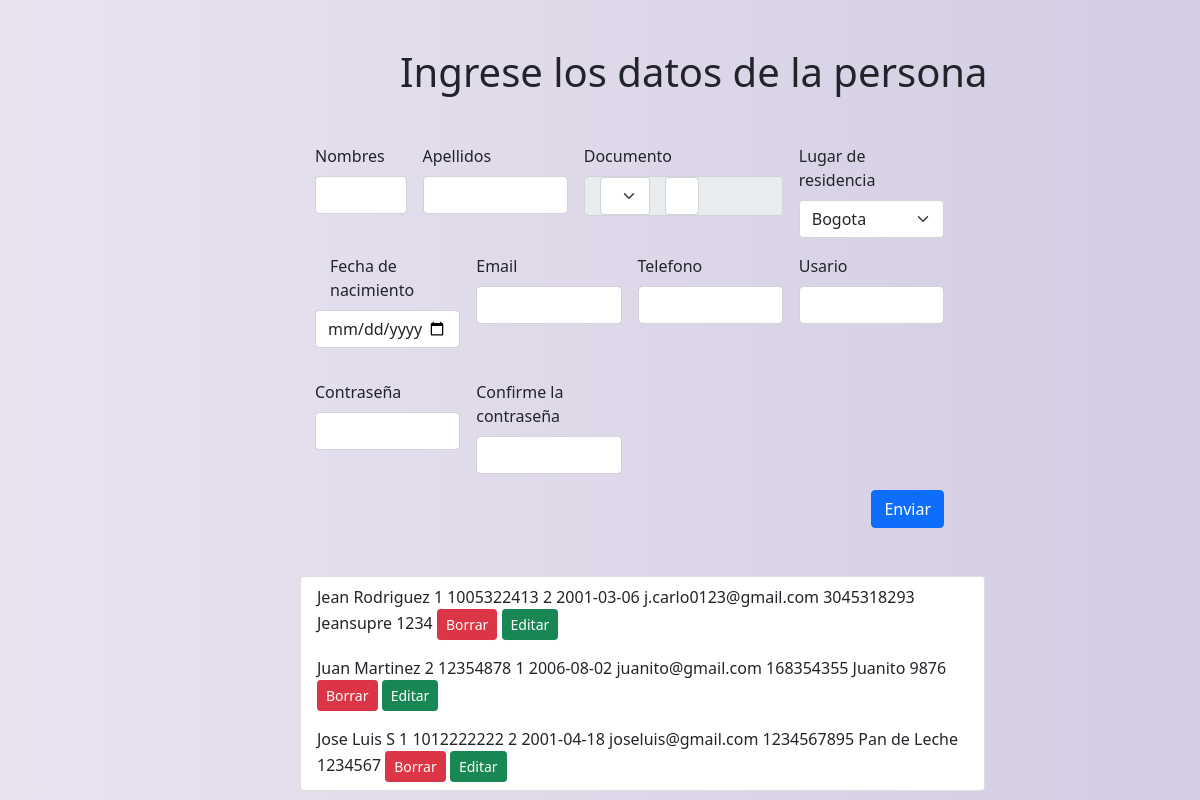
The page / on the database its author committed.
### modelos.py (models this page shows)
class persona(db.Model):
    __tablename__ = 'Persona'
    id = db.Column(db.Integer, primary_key = True)
    nombres = db.Column(db.String(50))
    apellidos = db.Column(db.String(50))
    idtipodocumento = db.Column(db.Integer, ForeignKey('TipoDocumento.id'))
    documento = db.Column(db.String)
    lugarresidencia = db.Column(db.Integer, ForeignKey('Ciudad.id'))
    fechanacimiento = db.Column(db.Date)
    email = db.Column(db.String(50))
    telefono = db.Column(db.String(50))
    usuario = db.Column(db.String(50))
    password = db.Column(db.String(50))
    tipodocumento = relationship("tipodocumento")
    ciudad = relationship("ciudad")

### controlador.py (the view)
@app.route('/')
def index():
    personas = persona.query.all()
    personass=[]
    for Persona in personas:
        personass += [Persona]
    return render_template('Vista.html',list=personass)

### templates/Vista.html (shortened to what this page needs)
<!DOCTYPE html>
<html lang="en">
<head>
    <link rel="stylesheet" href="https://stackpath.bootstrapcdn.com/bootstrap/4.3.1/css/bootstrap.min.css" />
    <link href="https://cdn.jsdelivr.net/npm/bootstrap@5.0.0-beta2/dist/css/bootstrap.min.css" rel="stylesheet" />
    <link rel="stylesheet" type="text/css" href="{{ url_for('static', filename='css.css') }}" media="screen" />
</head>
<body class="mt-5">
    <h1 class="offset-md-4">Ingrese los datos de la persona</h1>
    <div class="offset-md-3 mt-5">
        <form class="row g-3 needs-validation col-md-9" action="/registros" method="POST" novalidate>
            <div class="col-md-2">
                <label for="validationCustom01" class="form-label">Nombres</label>
                <input type="text" class="form-control" name="nombres" id="validationCustom01" required autofocus>
            </div>
            <div class="col-md-3">
                <label for="validationCustom02" class="form-label">Apellidos</label>
                <input type="text" class="form-control" name="apellidos" id="validationCustom02" required>
            </div>
            <div class="col-4">
                <label for="validationCustomUsername" class="form-label">Documento</label>
                <span class="input-group-text border-box" style="padding-bottom: 0px;padding-top: 0px;padding-right: 0px;padding-left: 0px;" id="inputGroupPrepend">
                <div class="col-4">
                    <select class="form-select col-md-5" aria-label="Default select example" name="tipodocumento" required>
                        <option value="1">CC</option>
                    </select>
                </div>
                <div class="col-8">
                    <input type="text" class="form-control col-4" name="documento" id="validationCustomUsername" aria-describedby="inputGroupPrepend" required>
                </div>
                </span>
            </div>
            <div class="col-sm-3">
                <label for="validationCustomUsername" class="form-label">Lugar de residencia</label>
                <select class="form-select" name="residencia" naria-label="Default select example" required>
                    <option value="1">Bogota</option>
                </select>
            </div>
            <div class="col-md-3">
                <label for="validationCustom04" class="form-label col-lg-12">Fecha de nacimiento</label>
                <input class="form-control" name="fecha" id="date" type="date" required>
            </div>
            <div class="col-md-3">
                <label for="validationCustom05" class="form-label">Email</label>
                <input type="email" class="form-control" name="email" id="validationCustom05" required>
            </div>
            <div class="col-md-3">
                <label for="validationCustom05" class="form-label">Telefono</label>
                <input type="text" class="form-control" minlength="10" maxlength="10" name="telefono" id="validationCustom05" required>
            </div>
            <br>
            <div class="col-md-3" id="usuario">
                <label for="validationCustom05" class="form-label">Usario</label>
                <input type="email" class="form-control" name="usuario" id="validationCustom05" required>
            </div>
            <div class="col-md-3">
                <label for="validationCustom05" class="form-label">Contraseña</label>
                <input type="password" class="form-control" minlength="6" name="password" data-testid="input-password" id="validationCustom05" required>
            </div>
            <div class="col-md-3">
                <label for="validationCustom05" class="form-label">Confirme la contraseña</label>
                <input type="password" class="form-control" minlength="6" data-testid="input-confirm-password" id="validationCustom05" required>
            </div>
            <div class="col-12">
                <button class="btn btn-primary" type="submit">Enviar</button>
            </div>
        </form>
    </div>
    <div class="mt-5">
        <ul class="list-group col-7 offset-3">
            {% for persona in list %}
            <li class="list-group-item">
                {{persona.nombres}} {{persona.apellidos}} {{persona.idtipodocumento}} {{persona.documento}} {{persona.lugarresidencia}} {{persona.fechanacimiento}} {{persona.email}} {{persona.telefono}} {{persona.usuario}} {{persona.password}}
                <span>
                    <a href="/delete/{{persona.id}}" class="btn btn-danger btn-sm">Borrar</a>
                    <a href="/editar/{{persona.id}}" class="btn btn-success btn-sm">Editar</a>
                </span>
            </li>
            {% endfor %}
        </ul>
    </div>
</body>
</html>

### static/css.css (style rules this page uses)
body { background: #D3CCE3; background: -webkit-linear-gradient(to right, #E9E4F0, #D3CCE3); background: linear-gradient(to right, #E9E4F0, #D3CCE3); }
button { float: right; }

### rows shown on the page
persona: nombres "Jean", apellidos "Rodriguez", idtipodocumento "1", documento "1005322413", lugarresidencia "2", fechanacimiento "2001-03-06", email "j.carlo0123@gmail.com", telefono "3045318293", usuario "Jeansupre", password "1234"
persona: nombres "Juan", apellidos "Martinez", idtipodocumento "2", documento "12354878", lugarresidencia "1", fechanacimiento "2006-08-02", email "juanito@gmail.com", telefono "168354355", usuario "Juanito", password "9876"
persona: nombres "Jose Luis", apellidos "S", idtipodocumento "1", documento "1012222222", lugarresidencia "2", fechanacimiento "2001-04-18", email "joseluis@gmail.com", telefono "1234567895", usuario "Pan de Leche", password "1234567"
